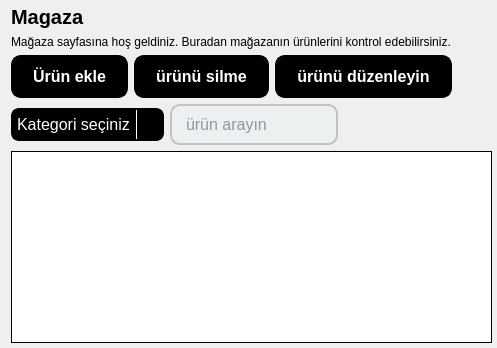
         <widget class="QWidget" name="_2Magaza">
          <layout class="QGridLayout" name="gridLayout_27">
           <property name="leftMargin">
            <number>0</number>
           </property>
           <property name="topMargin">
            <number>0</number>
           </property>
           <property name="rightMargin">
            <number>0</number>
           </property>
           <property name="bottomMargin">
            <number>0</number>
           </property>
           <item row="0" column="0">
            <widget class="QWidget" name="widget_4" native="true">
             <property name="styleSheet">
              <string notr="true">QPushButton {
	background-color: black;
    color: white; 
    border: 2px solid rgb(0, 0, 0);
    border-radius: 10px; 
    padding: 10px 20px; 
    font-size: 16px; 
    font-weight: bold;
}

QPushButton:hover {
	background-color: white; 
    border-color: black;
	color: black;
}

QPushButton:pressed {
    background-color:   black; 
    border-color: white;
	color: white; 
}

QLineEdit {
    background-color: #ecf0f1; 
    color: #2c3e50; 
    border: 2px solid #bdc3c7; 
    border-radius: 10px; 
    padding: 8px 12px; 
    font-size: 16px; 
}

QLineEdit:focus {
    border-color: #2c3e50; 
    background-color: #ffffff; 
}

QLineEdit:hover {
    border-color: #34495e; 
}

/*-----------------------*/

QComboBox {
    background-color: black; 
   	border: 2px solid black;
	padding: 10px 20px; 
    border-radius: 8px; 
    padding: 4px; 
    color: white; 
    font-size: 16px; /* حجم الخط */
    combobox-popup: 0; /* منع ظهور قائمة منبثقة خارجية */
}

QComboBox:hover {

   	border: 2px solid white;

}

QComboBox::drop-down {
    subcontrol-origin: padding;
    subcontrol-position: top right;
    width: 25px; /* عرض زر القائمة المنسدلة */
    border-left: 1px solid white; /* خط فاصل بين القائمة المنسدلة وبقية الصندوق */
}

QComboBox::down-arrow {
    image: url(:/other ic/icon/other ico/arrow down.png);
    width: 13px;
    height: 13px;
}

QComboBox::down-arrow:on {
	image: url(:/other ic/icon/other ico/arrow up.png)
}

QComboBox QAbstractItemView {
    background-color: black; /* لون خلفية القائمة المنسدلة */
   
    selection-background-color: black; /* لون خلفية العنصر المحدد */
    selection-color: white; /* لون النص للعناصر المحددة */
    color: white; /* لون النص للعناصر غير المحددة */
}

</string>
             </property>
             <layout class="QGridLayout" name="gridLayout_30">
              <property name="leftMargin">
               <number>11</number>
              </property>
              <property name="topMargin">
               <number>5</number>
              </property>
              <property name="rightMargin">
               <number>5</number>
              </property>
              <property name="bottomMargin">
               <number>5</number>
              </property>
              <item row="0" column="0">
               <layout class="QGridLayout" name="gridLayout_33">
                <item row="0" column="0">
                 <widget class="QLabel" name="label_6">
                  <property name="font">
                   <font>
                    <pointsize>15</pointsize>
                    <bold>true</bold>
                   </font>
                  </property>
                  <property name="styleSheet">
                   <string notr="true">color: rgb(0, 0, 0);</string>
                  </property>
                  <property name="text">
                   <string>Magaza</string>
                  </property>
                 </widget>
                </item>
                <item row="1" column="0">
                 <widget class="QLabel" name="label_3">
                  <property name="font">
                   <font>
                    <bold>false</bold>
                   </font>
                  </property>
                  <property name="styleSheet">
                   <string notr="true">color: rgb(0, 0, 0);</string>
                  </property>
                  <property name="text">
                   <string>Mağaza sayfasına hoş geldiniz. Buradan mağazanın ürünlerini kontrol edebilirsiniz.</string>
                  </property>
                 </widget>
                </item>
               </layout>
              </item>
              <item row="1" column="0">
               <layout class="QGridLayout" name="gridLayout_28">
                <item row="0" column="0">
                 <widget class="QPushButton" name="urun_ekle">
                  <property name="text">
                   <string>Ürün ekle</string>
                  </property>
                 </widget>
                </item>
                <item row="0" column="1">
                 <widget class="QPushButton" name="uruun_sil">
                  <property name="text">
                   <string>ürünü silme</string>
                  </property>
                 </widget>
                </item>
                <item row="0" column="2">
                 <widget class="QPushButton" name="urun_duzenle">
                  <property name="text">
                   <string>ürünü düzenleyin</string>
                  </property>
                 </widget>
                </item>
                <item row="0" column="3">
                 <spacer name="horizontalSpacer_8">
                  <property name="orientation">
                   <enum>Qt::Orientation::Horizontal</enum>
                  </property>
                  <property name="sizeHint" stdset="0">
                   <size>
                    <width>40</width>
                    <height>20</height>
                   </size>
                  </property>
                 </spacer>
                </item>
               </layout>
              </item>
              <item row="2" column="0">
               <layout class="QGridLayout" name="gridLayout_29">
                <item row="0" column="0">
                 <widget class="QComboBox" name="kategori_urunler">
                  <property name="minimumSize">
                   <size>
                    <width>151</width>
                    <height>0</height>
                   </size>
                  </property>
                  <property name="placeholderText">
                   <string/>
                  </property>
                  <property name="frame">
                   <bool>true</bool>
                  </property>
                  <item>
                   <property name="text">
                    <string>Kategori seçiniz</string>
                   </property>
                  </item>
                 </widget>
                </item>
                <item row="0" column="1">
                 <widget class="QLineEdit" name="lineEdit_urun_arayin">
                  <property name="placeholderText">
                   <string>ürün arayın</string>
                  </property>
                  <property name="clearButtonEnabled">
                   <bool>true</bool>
                  </property>
                 </widget>
                </item>
                <item row="0" column="2">
                 <spacer name="horizontalSpacer_7">
                  <property name="orientation">
                   <enum>Qt::Orientation::Horizontal</enum>
                  </property>
                  <property name="sizeHint" stdset="0">
                   <size>
                    <width>40</width>
                    <height>20</height>
                   </size>
                  </property>
                 </spacer>
                </item>
               </layout>
              </item>
              <item row="3" column="0">
               <widget class="QTableView" name="urunler_table">
                <property name="styleSheet">
                 <string notr="true">QTableView {
    background-color: white; /* لون الخلفية العام للجدول */
	alternate-background-color: rgb(207, 207, 207);
    border: 1px solid black; /* لون الحدود الخارجية للجدول */
    color: black; /* لون النص */
    font-size: 16px; /* حجم الخط */
    selection-background-color: black; /* لون الخلفية عند تحديد خلية */
    selection-color: white; /* لون النص عند تحديد خلية */
}

QTableView::item {
    padding: 10px; /* الحشوة الداخلية للخلايا */

    color: black; /* لون النص في الخلايا */
}

QTableView::item:selected {
    background-color: black; /* لون الخلفية عند تحديد خلية */
    color: #ffffff; /* لون النص عند تحديد خلية */
}

QTableView::item:hover {
    background-color: #1abc9c; /* لون الخلفية عند التمرير فوق خلية */
    color: #ffffff; /* لون النص عند التمرير فوق خلية */
}

QHeaderView::section {
    background-color: black; /* لون خلفية رؤوس الأعمدة */
    color: white; /* لون النص في رؤوس الأعمدة */
    padding: 5px;
    border: 1px solid black; /* لون الحدود حول رؤوس الأعمدة */
    font-size: 14px; /* حجم الخط لرؤوس الأعمدة */
	font-weight: bold;
}

QTableCornerButton::section {
    background-color: black; /* لون خلفية الزر في زاوية الجدول */
    border: 1px solid black; /* لون الحدود حول زر الزاوية */
}

QScrollBar:vertical {
    background-color:  #F4F9FA; /* لون الخلفية للشريط العمودي */
    width: 16px; /* عرض الشريط */
    margin: 20px 0 20px 0; /* المسافات العلوية والسفلية للشريط */
}

QScrollBar::handle:vertical {
    background-color: black; /* لون مقبض الشريط */
    min-height: 20px; /* أقل ارتفاع للمقبض */
    border-radius: 5px; /* زوايا دائرية للمقبض */
}

QScrollBar::add-line:vertical,
QScrollBar::sub-line:vertical {
    background-color: black;
    height: 20px;
    subcontrol-origin: margin;
}

QScrollBar::add-line:vertical:hover,
QScrollBar::sub-line:vertical:hover {
    background-color: gray; /* تغيير لون أزرار الشريط عند التمرير */
}


QScrollBar::up-arrow:vertical, QScrollBar::down-arrow:vertical {
    border: none;
    width: 16px;
    height: 16px;
    background-color: transparent;
}
/*------------------------------
-------------------------------*/

QScrollBar:horizontal {
    background-color: #F4F9FA; /* لون الخلفية للشريط الأفقي */
    height: 16px; /* ارتفاع الشريط */
    margin: 0 20px 0 20px; /* المسافات الجانبية للشريط */
}

QScrollBar::handle:horizontal {
    background-color: black; /* لون مقبض الشريط */
    min-width: 20px; /* أقل عرض للمقبض */
    border-radius: 5px; /* زوايا دائرية للمقبض */
}

QScrollBar::add-line:horizontal,
QScrollBar::sub-line:horizontal {
    background-color: black;
    width: 20px;
    subcontrol-origin: margin;
}

QScrollBar::add-line:horizontal:hover,
QScrollBar::sub-line:horizontal:hover {
    background-color: gray; /* تغيير لون أزرار الشريط عند التمرير */
}</string>
                </property>
                <property name="editTriggers">
                 <set>QAbstractItemView::EditTrigger::NoEditTriggers</set>
                </property>
                <attribute name="horizontalHeaderMinimumSectionSize">
                 <number>130</number>
                </attribute>
                <attribute name="horizontalHeaderDefaultSectionSize">
                 <number>130</number>
                </attribute>
                <attribute name="horizontalHeaderStretchLastSection">
                 <bool>true</bool>
                </attribute>
               </widget>
              </item>
             </layout>
            </widget>
           </item>
          </layout>
         </widget>
